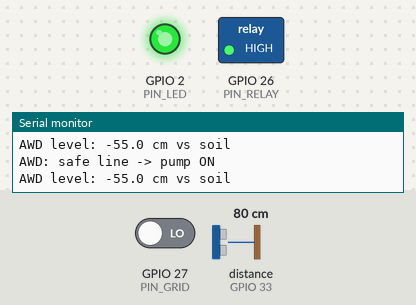
This sketch was run on a simulated ESP32. On the bench: switched loads named in the sketch (green lamp = pin HIGH), output pins drawn as LEDs (lit = HIGH), the last lines printed to the serial monitor. Wiring (from diagram.json): ultrasonic range finder: trigger GPIO 25; echo GPIO 33. Inputs (shaded band) come from the test bench; at power-on: distance to the obstacle (sensor on GPIO 33) 80 cm, GPIO 27 (PIN_GRID) LOW. The echo pulse lasts 58.3 µs per cm; pins used as bus, display or sensor lines are not drawn.

Above: at 4.8 s.
4.9 s: distance to the obstacle (sensor on GPIO 33) set to 23 cm
7.9 s: distance to the obstacle (sensor on GPIO 33) set to 18 cm
At 8.3 s:
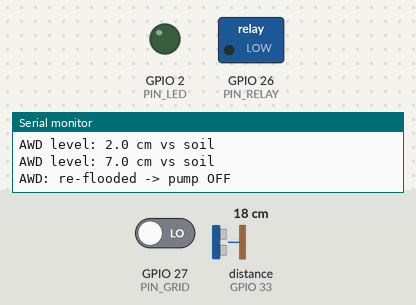
15.0 s: distance to the obstacle (sensor on GPIO 33) set to 36 cm
18.0 s: distance to the obstacle (sensor on GPIO 33) set to 44 cm
At 18.4 s:
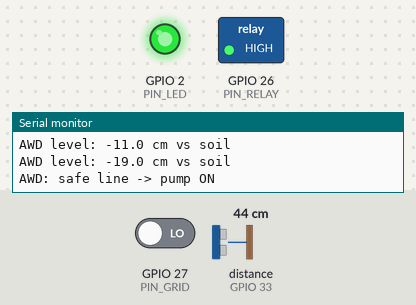
21.0 s: distance to the obstacle (sensor on GPIO 33) set to 2 cm
At 22.6 s:
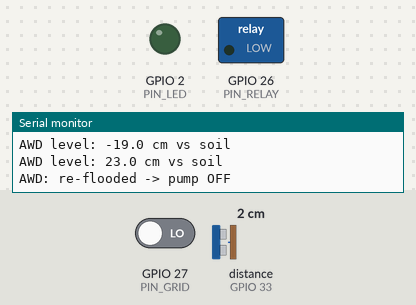
Timing chart, 0 to 24.1 s (numbered marks = the images above; inputs shaded):
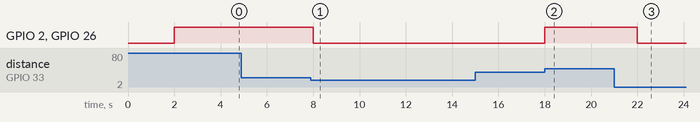

Measured:
- the behaviour switches between 21 and 20 cm on distance to the obstacle (sensor on GPIO 33) (found by bisection; images 0 and 1)
- the behaviour switches between 40 and 41 cm on distance to the obstacle (sensor on GPIO 33) (found by bisection; images 1 and 2)
- after the input at 7.9 s, GPIO 2 (PIN_LED), GPIO 26 (PIN_RELAY): HIGH → LOW after 0.10 s
- after the input at 18.0 s, GPIO 2 (PIN_LED), GPIO 26 (PIN_RELAY): LOW → HIGH at once
- after the input at 21.0 s, GPIO 2 (PIN_LED), GPIO 26 (PIN_RELAY): HIGH → LOW after 1.0 s

The sketch:

reader.ino
```cpp
// SAHAJ reader — Rev B. One firmware, two modes.
#define CROP_RICE   // comment out for soil mode (cotton / wheat / maize)

const int PIN_SOIL=34, PIN_RELAY=26, PIN_GRID=27, PIN_LED=2;
const int PIN_TRIG=25, PIN_ECHO=33;              // ultrasonic (rice)

int RAW_DRY=4095, RAW_WET=0;                      // Wokwi pot calibration
const int MOIST_START=30, MOIST_STOP=60;

const float SENSOR_TO_SOIL_CM=25.0;              // sensor height above soil
const float AWD_START_CM=-15.0;                  // 15 cm below soil -> pump ON
const float AWD_STOP_CM=5.0;                     // 5 cm above soil  -> pump OFF
bool KEEP_FLOODED=false;                          // true: first ~2 wks + flowering

const unsigned long MAX_RUN_MS=60UL*1000, COOLDOWN_MS=30UL*1000, READ_EVERY_MS=2000;
bool pumpOn=false; unsigned long pumpStartedAt=0, cooldownUntil=0, lastRead=0;

void setPump(bool on){ pumpOn=on; digitalWrite(PIN_RELAY,on?HIGH:LOW); digitalWrite(PIN_LED,on?HIGH:LOW); }
bool gridPowerOn(){ return digitalRead(PIN_GRID)==LOW; }

int readMoisturePct(){
  int raw=analogRead(PIN_SOIL);
  int pct=map(raw,RAW_DRY,RAW_WET,0,100);
  if(pct<0)pct=0; if(pct>100)pct=100; return pct;
}
float readWaterLevelCm(){
  digitalWrite(PIN_TRIG,LOW); delayMicroseconds(2);
  digitalWrite(PIN_TRIG,HIGH); delayMicroseconds(10);
  digitalWrite(PIN_TRIG,LOW);
  long dur=pulseIn(PIN_ECHO,HIGH,30000UL);
  if(dur==0) return -999;                         // no echo -> unknown
  float distCm=dur*0.0343/2.0;
  return SENSOR_TO_SOIL_CM - distCm;              // + above soil, - below soil
}

void setup(){
  Serial.begin(115200);
  pinMode(PIN_RELAY,OUTPUT); pinMode(PIN_LED,OUTPUT);
  pinMode(PIN_GRID,INPUT_PULLUP);
  pinMode(PIN_TRIG,OUTPUT); pinMode(PIN_ECHO,INPUT);
  setPump(false);
#ifdef CROP_RICE
  Serial.println("SAHAJ reader: RICE / AWD mode");
#else
  Serial.println("SAHAJ reader: SOIL-MOISTURE mode");
#endif
}

void loop(){
  unsigned long now=millis();
  if(now-lastRead<READ_EVERY_MS) return;
  lastRead=now;

  if(pumpOn && (now-pumpStartedAt>MAX_RUN_MS)){
    setPump(false); cooldownUntil=now+COOLDOWN_MS;
    Serial.println("SAFETY: max run -> pump OFF, cooling down. (Check the pump!)"); return;
  }
  if(now<cooldownUntil){ Serial.println("Cooling down..."); return; }

  if(!gridPowerOn()){
    if(pumpOn) setPump(false);
    Serial.println("No grid power. Waiting for the next window."); return;
  }

#ifdef CROP_RICE
  float level=readWaterLevelCm();
  if(level==-999){ Serial.println("AWD: no reading from tube."); return; }
  Serial.print("AWD level: "); Serial.print(level,1); Serial.println(" cm vs soil");
  if(KEEP_FLOODED){
    if(level<AWD_STOP_CM && !pumpOn){ setPump(true); pumpStartedAt=now; Serial.println("KEEP-FLOODED -> pump ON"); }
    else if(level>=AWD_STOP_CM && pumpOn){ setPump(false); Serial.println("KEEP-FLOODED at target -> pump OFF"); }
  } else {
    if(level<=AWD_START_CM && !pumpOn){ setPump(true); pumpStartedAt=now; Serial.println("AWD: safe line -> pump ON"); }
    else if(level>=AWD_STOP_CM && pumpOn){ setPump(false); Serial.println("AWD: re-flooded -> pump OFF"); }
  }
#else
  int pct=readMoisturePct();
  Serial.print("Soil moisture: "); Serial.print(pct); Serial.println("%");
  if(pct<=MOIST_START && !pumpOn){ setPump(true); pumpStartedAt=now; Serial.println("Soil dry -> pump ON"); }
  else if(pct>=MOIST_STOP && pumpOn){ setPump(false); Serial.println("Soil wet enough -> pump OFF"); }
#endif
}
```
